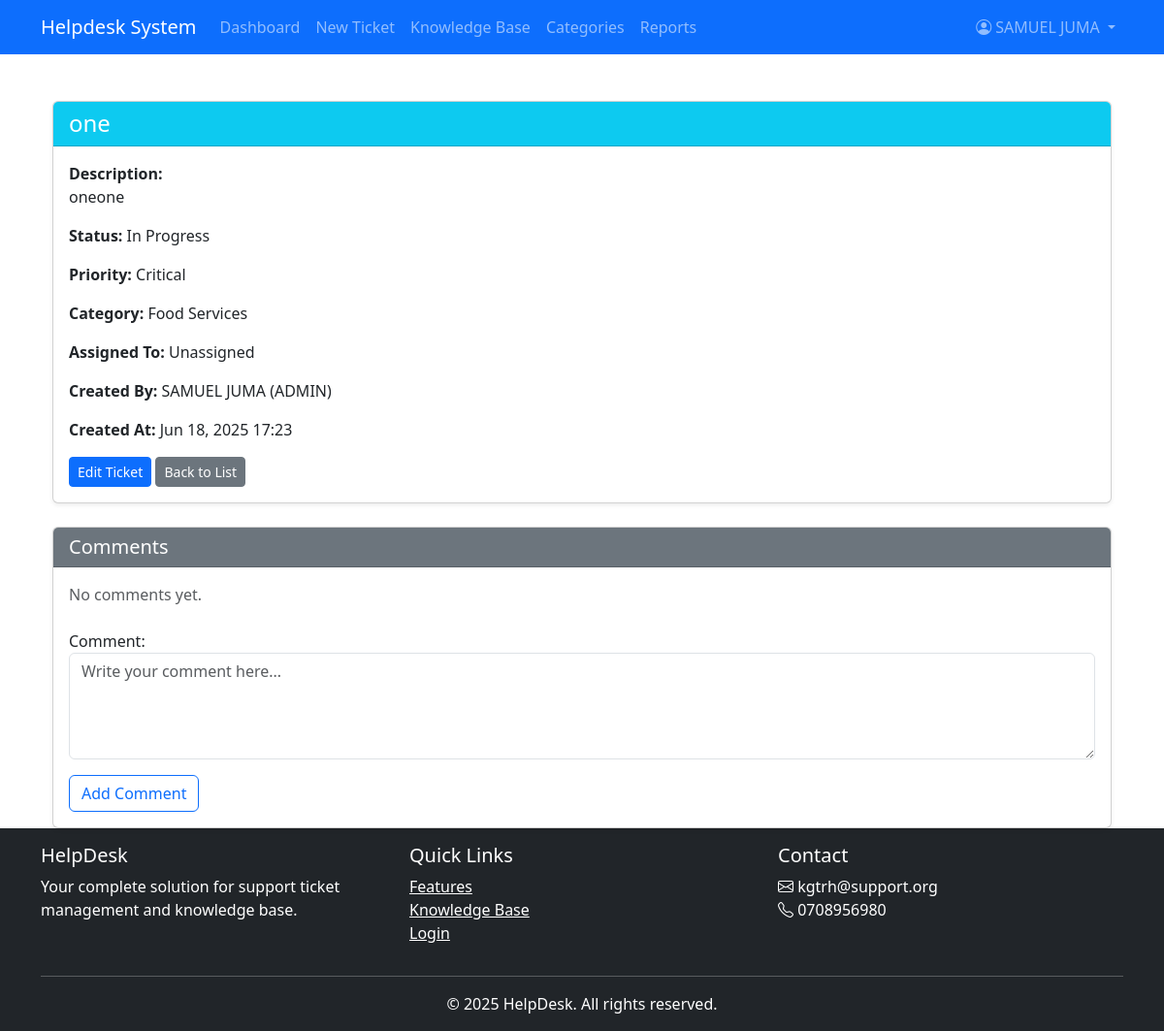
The app's page /tickets/12/ (signed in) with its own data.
### users/models.py (models this page shows, shortened)
class User(AbstractUser):
    ROLE_CHOICES = (
        ('Admin', 'Admin'),
        ('Technician', 'Technician'),
        ('Employee', 'Employee'),
    )
    USER_TYPE_CHOICES = (
        ('ADMIN', 'Admin'),
        ('TECH', 'Technician'),
        ('EMP', 'Employee'),
    )
    role = models.CharField(max_length=20, choices=ROLE_CHOICES, default='Employee')
    user_type = models.CharField(max_length=10, choices=USER_TYPE_CHOICES, default='EMP')
    department = models.CharField(max_length=100, blank=True)
    phone = models.CharField(max_length=20, blank=True)
    profile_picture = models.ImageField(upload_to='profile_pics/', blank=True, null=True)
    def __str__(self):
        return f"{self.get_full_name()} ({self.username})"
    @property
    def is_admin(self):
        return self.user_type == 'ADMIN'

### tickets/models.py (models this page shows, shortened)
class Ticket(models.Model):
    STATUS_CHOICES = [
        ('open', 'Open'),
        ('in_progress', 'In Progress'),
        ('resolved', 'Resolved'),
        ('closed', 'Closed'),
    ]
    PRIORITY_CHOICES = [
        ('low', 'Low'),
        ('medium', 'Medium'),
        ('high', 'High'),
        ('critical', 'Critical'),
    ]
    ticket_id = models.UUIDField(default=uuid.uuid4, editable=False, unique=True)
    reference_number = models.CharField(
        max_length=50,
        unique=True,
        editable=False,
        blank=True,
        null=True
    )
    title = models.CharField(max_length=255)
    description = models.TextField(help_text="Provide a detailed description of the issue.")
    category = models.ForeignKey('tickets.Category', on_delete=models.SET_NULL, null=True, blank=True, related_name='tickets')
    department = models.ForeignKey('Department', on_delete=models.SET_NULL, null=True, blank=True)
    priority = models.CharField(max_length=10, choices=PRIORITY_CHOICES, default='medium')
    status = models.CharField(max_length=20, choices=STATUS_CHOICES, default='open')
    attachment = models.FileField(upload_to='ticket_attachments/', null=True, blank=True)
    is_urgent = models.BooleanField(default=False, help_text="Mark if this ticket needs urgent attention")
    created_by = models.ForeignKey(
        settings.AUTH_USER_MODEL, on_delete=models.CASCADE, related_name='tickets_created'
    )
    assigned_to = models.ForeignKey(
        settings.AUTH_USER_MODEL, on_delete=models.SET_NULL, null=True, blank=True, related_name='tickets_assigned'
    )
    created_at = models.DateTimeField(auto_now_add=True)
    updated_at = models.DateTimeField(auto_now=True)
    resolved_at = models.DateTimeField(null=True, blank=True)
    closed_at = models.DateTimeField(null=True, blank=True)
    is_active = models.BooleanField(default=True)
    class Meta:
        ordering = ['-created_at']

class Category(models.Model):
    name = models.CharField(max_length=100, unique=True)
    description = models.TextField(blank=True)
    is_active = models.BooleanField(default=True)
    default_assignee = models.ForeignKey(
        settings.AUTH_USER_MODEL,
        on_delete=models.SET_NULL,
        null=True,
        blank=True,
        related_name='default_categories',
        limit_choices_to={'role': 'admin,technician'},
        help_text="Optional: Assign a default technician to handle tickets in this category."
    )
    class Meta:
        verbose_name_plural = "Categories"
    def __str__(self):
        return self.name

### tickets/views.py (the view)
# urls.py: path('tickets/<int:pk>/', views.ticket_detail, name='ticket_detail'),
@login_required
def ticket_detail(request, pk):
    ticket = get_object_or_404(Ticket, pk=pk)
    comment_form = TicketCommentForm(request.POST or None)
    if request.method == 'POST' and comment_form.is_valid():
        comment = comment_form.save(commit=False)
        comment.ticket = ticket
        comment.commented_by = request.user
        comment.save()
        return redirect('tickets:ticket_detail', pk=pk)
    return render(request, 'tickets/ticket_detail.html', {
        'ticket': ticket,
        'comment_form': comment_form
    })

### tickets/forms.py
class TicketCommentForm(forms.ModelForm):
    class Meta:
        model = TicketComment
        fields = ['comment']  # <-- Correct field name from 'content' to 'comment'
        widgets = {
            'comment': forms.Textarea(attrs={
                'rows': 4,
                'class': 'form-control',
                'placeholder': 'Write your comment here...'
            }),
        }

### templates/tickets/ticket_detail.html (shortened to what this page needs)
{% extends 'base.html' %}
{% load static %}
{% block content %}
<div class="container mt-5">
    <div class="card shadow-sm mb-4">
        <div class="card-header bg-info text-white">
            <h4 class="mb-0">{{ ticket.title }}</h4>
        </div>
        <div class="card-body">
            <p><strong>Description:</strong><br> {{ ticket.description }}</p>
            <p><strong>Status:</strong> {{ ticket.get_status_display }}</p>
            <p><strong>Priority:</strong> {{ ticket.get_priority_display }}</p>
            <p><strong>Category:</strong> {{ ticket.category }}</p>
            <p><strong>Assigned To:</strong> {{ ticket.assigned_to|default:"Unassigned" }}</p>
            <p><strong>Created By:</strong> {{ ticket.created_by }}</p>
            <p><strong>Created At:</strong> {{ ticket.created_at|date:"M d, Y H:i" }}</p>
            <a href="{% url 'tickets:ticket_update' ticket.pk %}" class="btn btn-sm btn-primary">Edit Ticket</a>
            <a href="{% url 'tickets:ticket_list' %}" class="btn btn-sm btn-secondary">Back to List</a>
        </div>
    </div>
    <div class="card shadow-sm">
        <div class="card-header bg-secondary text-white">
            <h5 class="mb-0">Comments</h5>
        </div>
        <div class="card-body">
            {% for comment in ticket.comments.all %}
                <div class="border-bottom mb-3 pb-2">
                    <p class="mb-1">{{ comment.comment }}</p>
                    <small class="text-muted">
                        — {{ comment.commented_by.username }} on {{ comment.commented_at|date:"M d, Y H:i" }}
                    </small>
                </div>
            {% empty %}
                <p class="text-muted">No comments yet.</p>
            {% endfor %}
            <form method="post" class="mt-4">
                {{ comment_form.as_p }}
                <button type="submit" class="btn btn-outline-primary">Add Comment</button>
            </form>
        </div>
    </div>
</div>
{% endblock %}

### templates/base.html (shortened to what this page needs)
{% load static %}
<!DOCTYPE html>
<html lang="en">
<head>
    <link href="https://cdn.jsdelivr.net/npm/bootstrap@5.3.0/dist/css/bootstrap.min.css" rel="stylesheet" />
    <link rel="stylesheet" href="https://cdn.jsdelivr.net/npm/bootstrap-icons@1.10.0/font/bootstrap-icons.css" />
    <link rel="stylesheet" href="{% static 'css/styles.css' %}" />
</head>
<body>
    <div class="content-wrapper">
        <nav class="navbar navbar-expand-lg navbar-dark bg-primary">
            <div class="container">
                <a class="navbar-brand" href="{% url 'tickets:dashboard' %}">Helpdesk System</a>
                <div class="collapse navbar-collapse" id="navbarNav">
                    <ul class="navbar-nav me-auto">
                        <li class="nav-item">
                            <a class="nav-link" href="{% url 'tickets:dashboard' %}">Dashboard</a>
                        </li>
                        {% if user.is_authenticated %}
                            <li class="nav-item">
                                <a class="nav-link" href="{% url 'tickets:create_ticket' %}">New Ticket</a>
                            </li>
                            <li class="nav-item">
                                <a class="nav-link" href="{% url 'knowledgebase:article_list' %}">Knowledge Base</a>
                            </li>
                            {% if user.is_admin %}
                                <li class="nav-item">
                                    <a class="nav-link" href="{% url 'helpdes:manage_categories' %}">Categories</a>
                                </li>
                                <li class="nav-item">
                                    <a class="nav-link" href="{% url 'helpdes:reports' %}">Reports</a>
                                </li>
                            {% endif %}
                        {% endif %}
                    </ul>
                    <ul class="navbar-nav">
                        {% if user.is_authenticated %}
                            <li class="nav-item dropdown profile-dropdown">
                                <a class="nav-link dropdown-toggle" href="#" id="navbarDropdown" role="button" data-bs-toggle="dropdown">
                                    <i class="bi bi-person-circle"></i> {{ user.get_full_name|default:user.username }}
                                </a>
                            </li>
                        {% endif %}
                    </ul>
                </div>
            </div>
        </nav>
        <div class="container mt-4">
            {% block content %}{% endblock %}
        </div>
    </div>
    <footer class="footer py-3 bg-dark text-white">
        <div class="container">
            <div class="row">
                <div class="col-md-4">
                    <h5>HelpDesk</h5>
                    <p>Your complete solution for support ticket management and knowledge base.</p>
                </div>
                <div class="col-md-4">
                    <h5>Quick Links</h5>
                    <ul class="list-unstyled">
                        <li><a href="#features" class="text-white">Features</a></li>
                        <li><a href="{% url 'knowledgebase:article_list' %}" class="text-white">Knowledge Base</a></li>
                        <li><a href="{% url 'users:login' %}" class="text-white">Login</a></li>
                    </ul>
                </div>
                <div class="col-md-4">
                    <h5>Contact</h5>
                    <address>
                        <i class="bi bi-envelope"></i> kgtrh@support.org<br>
                        <i class="bi bi-telephone"></i> 0708956980
                    </address>
                </div>
            </div>
            <hr class="my-3">
            <div class="text-center">
                <p class="mb-0">&copy; {% now "Y" %} HelpDesk. All rights reserved.</p>
            </div>
        </div>
    </footer>
</body>
</html>

### templates/base.html (style rules this page uses)
html, body { height: 100%; }
body { display: flex; flex-direction: column; }
.content-wrapper { flex: 1 0 auto; }
.footer { flex-shrink: 0; }

### records on screen
User: get_full_name "SAMUEL JUMA"
Ticket: title "one", description "oneone", status "In Progress", priority "Critical", category "Food Services", assigned_to "Unassigned", created_by "SAMUEL JUMA (ADMIN)", created_at "Jun 18, 2025 17:23"
